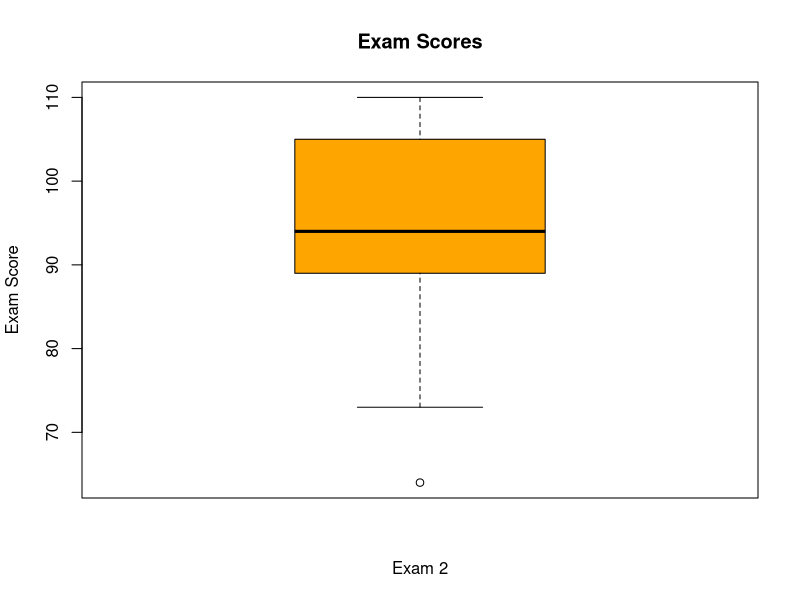

Here is the R script that generated this plot:
exams <- read.csv("spring2008exams.csv")
str(exams)
q1 = quantile(exams$Midterm.2, .25, na.rm = TRUE)
q3 = quantile(exams$Midterm.2, .75, na.rm = TRUE)
iqr <- q3 - q1
iqr

exams[(exams$Midterm.2 > q3 + 1.5 * iqr), 3]
exams[(exams$Midterm.2 > q1 - 1.5 * iqr), 3]

boxplot(exams$Midterm.2, col="Orange", main="Exam Scores", xlab=("Exam 2"),ylab="Exam Score")